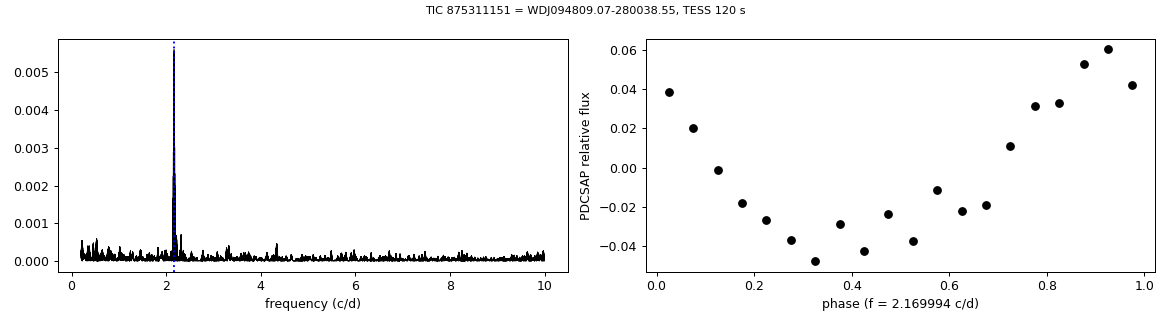

Write Python code to recreate this figure.
"""WDJ094809.07-280038.55 (TIC 875311151): TESS SPOC 120-s PDCSAP light curves (sectors 35, 62, 89); quality 0; 5-sigma clip; no further detrending.
Lomb-Scargle 0.2-10 c/d per sector and combined; semi-amplitude at the Gaia+ZTF frequency 2.169994 c/d. CROWDSAP from the header."""
import os, numpy as np, warnings; warnings.filterwarnings("ignore")
from astropy.io import fits; from astroquery.mast import Observations; from astropy.timeseries import LombScargle
import matplotlib; matplotlib.use("Agg"); import matplotlib.pyplot as plt
F0 = 2.169994; C = "cache"; os.makedirs(C, exist_ok=True)
o = Observations.query_criteria(target_name="875311151", obs_collection="TESS", dataproduct_type="timeseries"); o = o[o["t_exptime"] == 120]
pl = Observations.get_product_list(o); pl = pl[[x.endswith("_lc.fits") and "fast" not in x for x in pl["productFilename"]]]
paths = Observations.download_products(pl, download_dir=C)["Local Path"]; FR = np.linspace(0.2, 10, 200000); T, Y = [], []
fig, ax = plt.subplots(1, 2, figsize=(13, 3.6))
for p in sorted(paths):
    h = fits.open(p); d = h[1].data; q = (d["QUALITY"] == 0) & np.isfinite(d["PDCSAP_FLUX"]); t = d["TIME"][q] + 2457000.0; f = d["PDCSAP_FLUX"][q]; y = f / np.nanmedian(f) - 1
    s = 1.4826 * np.median(np.abs(y)); k = np.abs(y) < 5 * s; t, y = t[k], y[k]; ls = LombScargle(t, y); pw = ls.power(FR); i = np.argmax(pw)
    X = np.vstack([np.sin(2 * np.pi * F0 * t), np.cos(2 * np.pi * F0 * t), np.ones_like(t)]).T; c = np.linalg.lstsq(X, y, rcond=None)[0]; r = y - X @ c
    ea = np.std(r) * np.sqrt(2 / len(t)); w = np.abs(FR - F0) < 0.05
    print(f"S{h[0].header['SECTOR']}: n {len(t)}, CROWDSAP {h[1].header.get('CROWDSAP')}, point rms {100 * np.std(y):.1f}%, peak {FR[i]:.4f} c/d FAP {ls.false_alarm_probability(pw[i], minimum_frequency=0.2, maximum_frequency=10):.2g}, "
          f"near Gaia {FR[w][np.argmax(pw[w])]:.4f} FAP {ls.false_alarm_probability(pw[w].max(), minimum_frequency=0.2, maximum_frequency=10):.2g}, semi-amp at F0 {100 * np.hypot(c[0], c[1]):.2f} +- {100 * ea:.2f}%")
    T.append(t); Y.append(y)
t, y = np.concatenate(T), np.concatenate(Y); ls = LombScargle(t, y); pw = ls.power(FR); i = np.argmax(pw); w = np.abs(FR - F0) < 0.02
print(f"ALL: peak {FR[i]:.5f} c/d FAP {ls.false_alarm_probability(pw[i], minimum_frequency=0.2, maximum_frequency=10):.2g}; near Gaia {FR[w][np.argmax(pw[w])]:.5f} FAP {ls.false_alarm_probability(pw[w].max(), minimum_frequency=0.2, maximum_frequency=10):.2g}")
ax[0].plot(FR, pw, "k", lw=.5); ax[0].axvline(F0, color="b", ls=":"); ax[0].set_xlabel("frequency (c/d)")
ph = ((t - 2459000.0) * F0) % 1; bn = np.linspace(0, 1, 21); ax[1].plot((bn[:-1] + bn[1:]) / 2, [np.mean(y[(ph >= a) & (ph < b)]) for a, b in zip(bn[:-1], bn[1:])], "ko")
ax[1].set_xlabel(f"phase (f = {F0} c/d)"); ax[1].set_ylabel("PDCSAP relative flux"); fig.suptitle("TIC 875311151 = WDJ094809.07-280038.55, TESS 120 s", fontsize=9); plt.tight_layout(); plt.savefig("j0948_tess_spoc.png", dpi=90)
